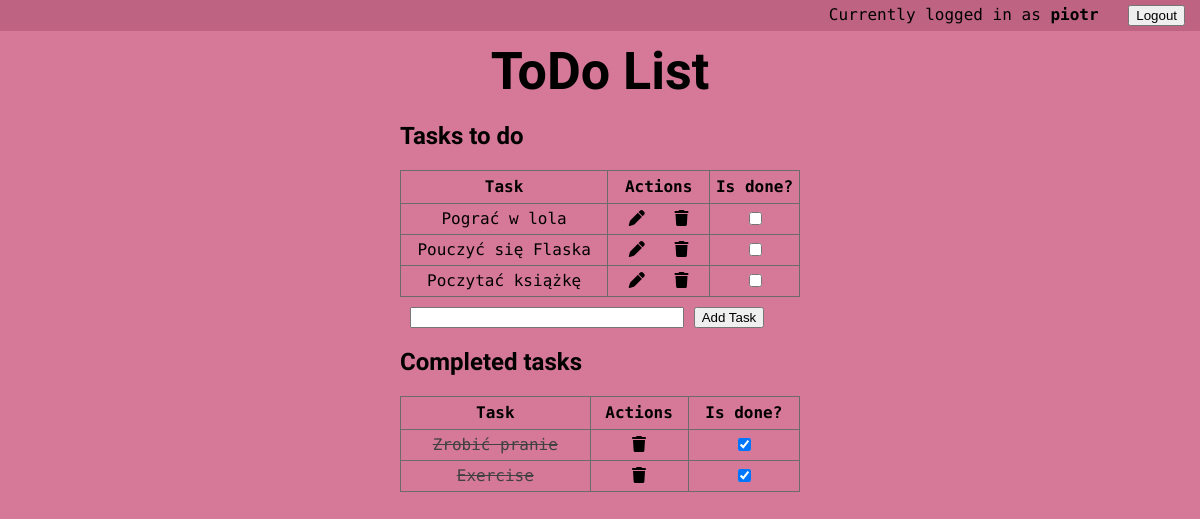
Page / (signed in) on the earlier database version.
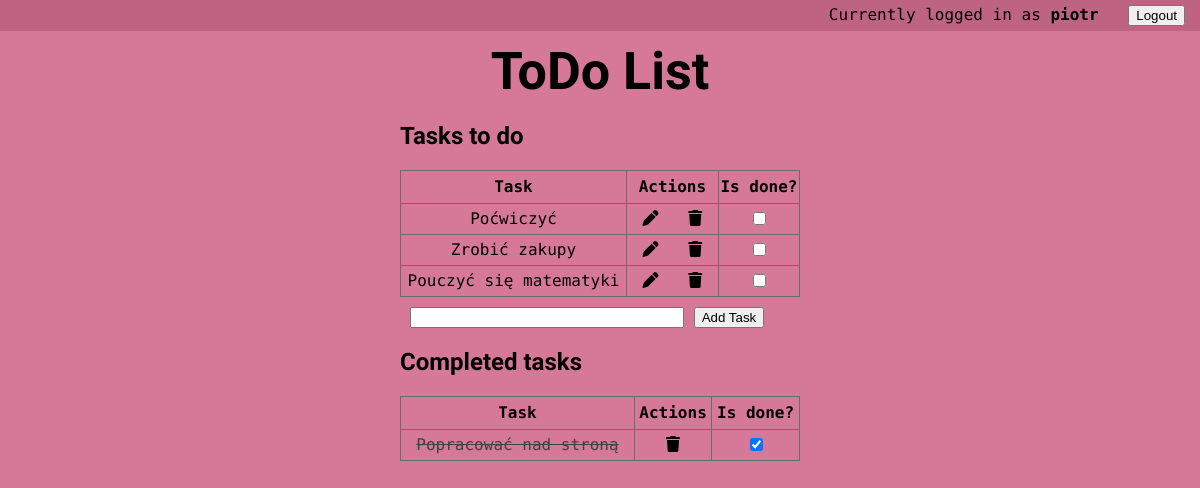
Same page on the later database version.
### app.py (models this page shows, shortened)
class User(db.Model, UserMixin):
    id = db.Column(db.Integer, primary_key=True)
    username = db.Column(db.String(20), nullable = False, unique = True)
    password = db.Column(db.String(80), nullable = False)
    tasks = db.relationship('Task', backref='user')

class Task(db.Model):
    id = db.Column(db.Integer, primary_key=True)
    content = db.Column(db.String(250), nullable=False)
    date_created = db.Column(db.DateTime, default=datetime.utcnow)
    completed = db.Column(db.Boolean, default = False)
    user_id = db.Column(db.Integer, db.ForeignKey('user.id'))

### app.py (the view)
@app.route('/', methods=['POST', 'GET'])
@login_required
def index():
    current_user = User.query.filter_by(username = escape(session['username'])).first()
    if request.method == 'POST':
        task_content = request.form['content']
        new_task = Task(content=task_content, user_id=current_user.id)
        try:
            db.session.add(new_task)
            db.session.commit()
            return redirect('/')
        except:
            return 'There was an issue adding your task'
    else:
        done_tasks = Task.query.order_by(Task.date_created).filter_by(user_id = current_user.id).filter_by(completed=True).all()
        todo_tasks = Task.query.order_by(Task.date_created).filter_by(user_id = current_user.id).filter_by(completed=False).all()
        return render_template('index.html', done_tasks=done_tasks, todo_tasks=todo_tasks, username = current_user.username)

### app.py (called while the page is built)
@login_manager.user_loader
def load_user(user_id):
    return User.query.get(int(user_id))

### templates/index.html (shortened to what this page needs)
{% extends 'base.html' %}
{% block body %}
<header>
    <a >Currently logged in as <b>{{username}}</b></a>
    <a href="{{url_for('logout')}}">
        <input type="button" value="Logout"/>
    </a>
</header>
<div class="content">
    <h1 style="text-align:center">ToDo List</h1>
    {% if todo_tasks|length < 1 %}
    <h2 >There are no task to do. Add one below</h2>
    {% else %}
    <h2>Tasks to do</h2>
    <table>
        <tr>
            <th>Task</th>
            <th>Actions</th>
            <th>Is done?</th>
        </tr>
        {% for task in todo_tasks %}
        <tr>
            <td>{{ task.content }}</td>
            <td>
                <span title="Update task"><a href="/update/{{task.id}}"><i class="fa-solid fa-pen"></i></a></span>
                <span title="Delete task"><a href="/delete/{{task.id}}"><i class="fa-solid fa-trash"></i></a></span>
            </td>
            <td>
                <input type="checkbox" onclick="mark_task('{{task.id}}')"/>
            </td>
        </tr>
        {% endfor %}
    </table>
    {% endif %}
    <form action="/" method="POST">
        <input type="text" name="content" id="content"/>
        <input type="submit" value="Add Task"/>
    </form>
    {% if done_tasks|length < 1 %}
    {% else %}
    <h2>Completed tasks</h2>
    <table>
        <tr>
            <th>Task</th>
            <th>Actions</th>
            <th>Is done?</th>
        </tr>
        {% for task in done_tasks %}
        <tr>
            <td class="completedTask">{{ task.content }}</td>
            <td>
                <span title="Delete task"><a href="/delete/{{task.id}}"><i class="fa-solid fa-trash"></i></a></span>
            </td>
            <td>
                <input type="checkbox" checked="true" onclick="mark_task('{{task.id}}')"/>
            </td>
        </tr>
        {% endfor %}
    </table>
    {% endif %}
</div>
{% endblock %}

### templates/base.html (shortened to what this page needs)
<!DOCTYPE html>
<html lang="en">
<head>
    <link rel="stylesheet" href="{{ url_for('static', filename='css/main.css') }}"/>
</head>
<body>
    {% block body %}{% endblock %}
</body>
</html>

### static/css/main.css (style rules this page uses)
body, html { margin: 0; font-family: sans-serif; background-color: rgb(214, 120, 151); color: black; font-family: 'Roboto Mono', monospace; }
.content { margin: 0 auto; width: 400px; }
table, td, th { border: 1px solid rgb(107, 107, 107); }
table { border-collapse: collapse; width: 100%; }
th { height: 30px; }
td { text-align: center; padding: 5px; }
form, h1, a { margin: 10px; }
h1 { font-family: 'Courgette', cursive; font-size:52px; }
h2 { font-family: 'Courgette', cursive; }
a { color: black; text-decoration: none; }
#content { width: 70%; }
.completedTask { color: rgb(65, 65, 65); text-decoration: line-through; }
header { text-align: right; padding: 5px; background-color: rgb(190, 100, 130); }

Differences in the rows shown:
removed Task: content "Pograć w lola", shown under "Tasks to do"
removed Task: content "Poczytać książkę", shown under "Tasks to do"
removed Task: content "Zrobić pranie", shown under "Completed tasks"
removed Task: content "Exercise", shown under "Completed tasks"
added Task: content "Poćwiczyć", shown under "Tasks to do"
added Task: content "Zrobić zakupy", shown under "Tasks to do"
changed Task: content "Pouczyć się Flaska" → "Pouczyć się matematyki"
added Task: content "Popracować nad stroną", shown under "Completed tasks"
